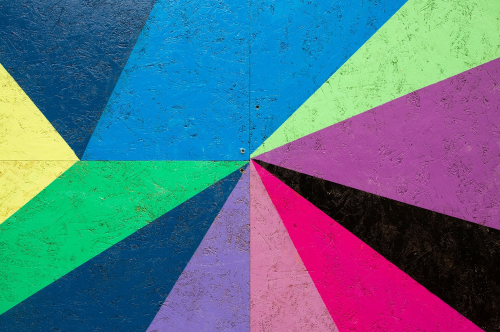
#> input picture Laba_3/3-1.PNG, 500 x 332 px, shrunk from 1493 x 991 before the run, found by its file name
$ python task_1.py
#> lines starting #> are read from the running program, lines starting #| are printed output that depends on the picture
import cv2, sys
import numpy as np

def save_or_break(img,number):
    name=['Photo\\3-1_color.png','Photo\\3-1_grey.png',
          'Photo\\3-2_color.png','Photo\\3-2_grey.png']
    key=cv2.waitKey(0)
    if key == 121: # Нажали Y - сохранить
        cv2.imwrite(name[number-1],img)
    elif key==27: # Нажали ESC - выйти
        cv2.destroyAllWindows()
        sys.exit(1)

def filt_img(img,d,number):
    font = cv2.FONT_HERSHEY_DUPLEX
    fontScale = 1
    thick=2
    color=(255,255,255)
    filter=(d,d) # Задание ядра фильтра

    img_new_0 = np.copy(img)
    cv2.putText(img_new_0,'origin',(0,25),font,fontScale,color,thick)

    img_new_1 = cv2.blur(img,filter)
    cv2.putText(img_new_1,'blur',(0,25),font,fontScale,color,thick)

    img_new_2 = cv2.boxFilter(img,-1,filter)
    cv2.putText(img_new_2,'boxFilter',(0,25),font,fontScale,color,thick)

    img_new_3 = cv2.medianBlur(img,d)
    cv2.putText(img_new_3,'medianBlur',(0,25),font,fontScale,color,thick)

    img_new_4 = cv2.GaussianBlur(img,filter,0)
    cv2.putText(img_new_4,'GaussianBlur',(0,25),font,fontScale,color,thick)

    img_new_5 = cv2.bilateralFilter(img,d,0,0)
    cv2.putText(img_new_5,'bilateralFilter',(0,25),font,fontScale,color,thick)

    img_new = np.vstack((np.hstack((img_new_0,img_new_1,img_new_2)),np.hstack((img_new_3,img_new_4,img_new_5))))
    cv2.imshow(window,img_new)
    save_or_break(img_new,number)

path = ['Laba_3\\3-1.PNG','Laba_3\\3-2.PNG']
window = 'figure 1'
# Открытие изображений в разном формате
img_1c = cv2.imread(path[0],cv2.IMREAD_REDUCED_COLOR_2)
#> img_1c is the input picture: shape (332, 500, 3); mean B, G, R 137, 113.7, 85.2
img_1g = cv2.imread(path[0],cv2.IMREAD_REDUCED_GRAYSCALE_2)
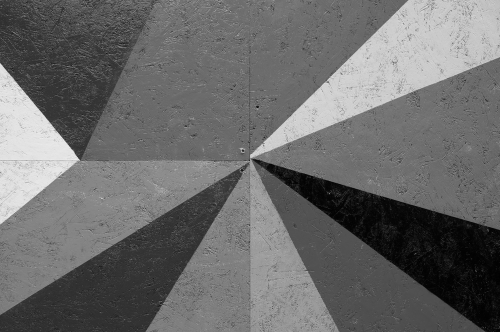
#> img_1g: shape (332, 500); min 1, max 236, mean 107.3
img_2c = cv2.imread(path[1],cv2.IMREAD_REDUCED_COLOR_2)
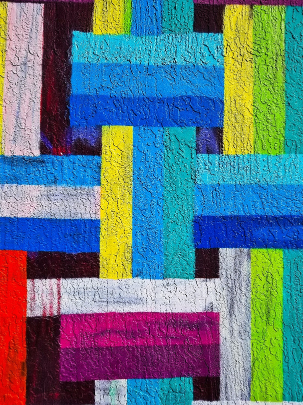
#> input picture Laba_3/3-2.PNG, 303 x 405 px, shrunk from 906 x 1211 before the run, found by its file name
#> img_2c is the input picture: shape (405, 303, 3); mean B, G, R 130.8, 120.9, 94.8
img_2g = cv2.imread(path[1],cv2.IMREAD_REDUCED_GRAYSCALE_2)
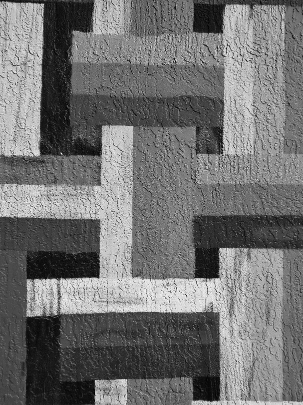
#> img_2g: shape (405, 303); min 1, max 248, mean 113.7
# Создание окна
cv2.namedWindow(window,cv2.WINDOW_GUI_EXPANDED)
while(1):
#> (the run stopped early here; a loop or call above may not have finished)
